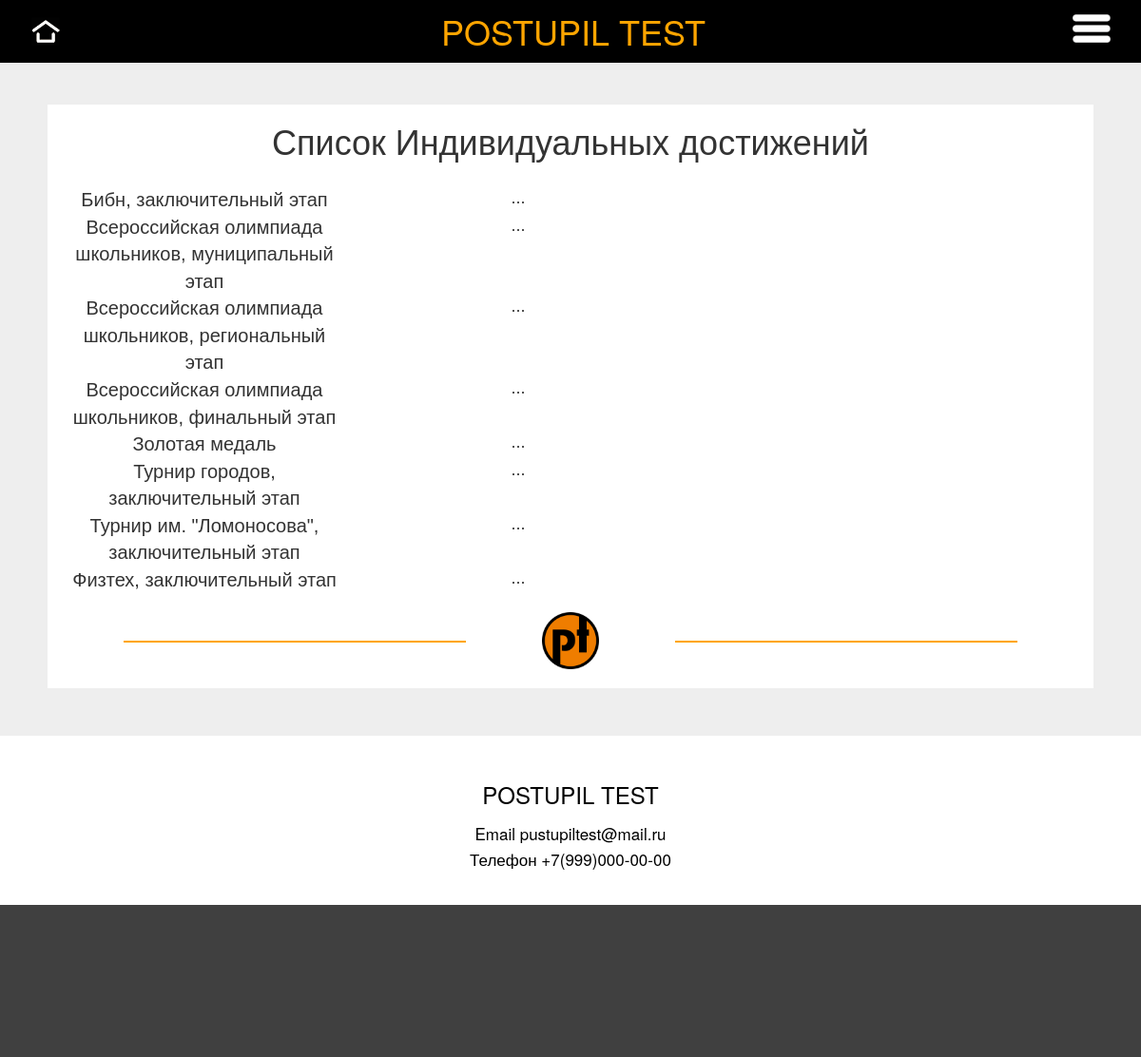
The page /ind_ach on the database its author committed.
### db.py (models this page shows)
class Individual_achivements(db.Model):
    id = db.Column(db.Integer, primary_key=True)
    name = db.Column(db.String(80), unique=False, nullable=False)
    descr = db.Column(db.String(1280), unique=False, nullable=True)

### flask_app.py (the view)
@app.route('/ind_ach')
def ind_ach():
    ind_achs = sorted(Individual_achivements.query.all(), key=lambda x: x.name)
    return render_template('ind_ach.html', ind_ach=ind_achs, id_req=0,
                           contacts=information_extractor_f(Data.query.filter_by(name="contacts").first().descr)[
                               0].split("\n"))

### little_functions.py (called while the page is built)
def information_extractor_f(name):
    text = open("static/text_data/" + name[:-4] + divider + name[-4:], "r").read()
    return text.split("\n/*/\n")

### templates/ind_ach.html (shortened to what this page needs)
{% extends "base.html" %}
{% block content %}
<div class="container-total">
    <div class="container-main">
        <h1 style="text-align:center;width:100%;padding:20px 0">Список Индивидуальных достижений</h1>
        {% for i in ind_ach %}
        <div style="display: flex">
            <p style="font-size:20px; margin: 0;text-align:center;width:30%;padding:0 15px;vertical-align: center">{{i.name}}</p>
            <p style="font-size:18px; margin: 0;text-align:center;width:30%;padding:0 15px;">{{i.descr}}</p>
        </div>
        {% endfor %}
        <div class="line-button" style="display: flex; padding: 20px 0; display: flex; width: auto">
            <div class="line" style="background: orange;margin: 0 auto; margin-top:30px; width: 30vw"></div>
            <img src="{{ url_for( 'static', filename='img/server/logo.png')}}" height=60 width=60/>
            <div class="line" style="background: orange;margin: 0 auto; margin-top:30px;  width: 30vw"></div>
        </div>
    </div>
</div>
{% endblock %}

### templates/base.html (shortened to what this page needs)
<!DOCTYPE html>
<html lang="en">
<head>
    <link href="{{ url_for( 'static', filename='css/style.css')}}?ver=67" rel="stylesheet">
    <link href="{{ url_for( 'static', filename='css/bootstrap.min.css')}}?ver=1" rel="stylesheet">
</head>
<body>
    <div class="header">
        <a class="home" href="/index_ds/{{id_req}}" style="margin:5px 5px 5px 20px"><img
            src="{{ url_for( 'static', filename='img/server/icon-home.png')}}" height=56 width=56/></a>
        <h1 style="color: orange;display:block;margin: 5px auto;align-self:center;padding-right:75px;max-width:60vw">POSTUPIL TEST</h1>
        <img class="menu_button" style="display:block;position:absolute;right:32px;margin-top:15px;cursor:pointer"
            src="{{ url_for( 'static', filename='img/server/menu1.png')}}" height=30
            width=40/>
    </div>
    {% block content %}{% endblock %}
    <footer>
        <div id="contacts" align="center" style="width: 100%;background-color: #fff;padding:30px 0">
            <h2 style="color: #000;">POSTUPIL TEST</h2>
            <h5 style="color: #000;padding-top: 10px;">{{contacts[0]}}</h5>
            <h5 style="color: #000;">{{contacts[1]}}</h5>
        </div>
        <div style="width: 100%;height: 20vh;background-color: #404040"></div>
    </footer>
</body>
</html>

### static/css/style.css (style rules this page uses)
body { background-color: #fff; }
h1 { margin-top: 30px; }
h1, h2, h3, h4 { color: #fff; font-family: 'Nobel', sans-serif; }
p { font-family: 'Nobel', sans-serif; font-size:14px; }
.header { background-color: #000; width:100%; position:fixed; top:0; display:flex; z-index:1; }
.container-total { background-color: #eee; width: 100%; padding: 50px; }
.container-main { background-color: #fff; width: 100%; height: max-content; z-index: 2; }
.line { display: inline-block; background-image: url('../img/server/line-pattern.png'); background-repeat: repeat-x;; height: 2px; width: 25%; }
footer { background-color: #1b1b1b; color: #999999; }

### templates/base.html (style rules this page uses)
body { padding-top: 40px; }

### rows shown on the page
Individual_achivements: name "Бибн, заключительный этап", descr "..."
Individual_achivements: name "Всероссийская олимпиада школьников, муниципальный этап", descr "..."
Individual_achivements: name "Всероссийская олимпиада школьников, региональный этап", descr "..."
Individual_achivements: name "Всероссийская олимпиада школьников, финальный этап", descr "..."
Individual_achivements: name "Золотая медаль", descr "..."
Individual_achivements: name "Турнир городов, заключительный этап", descr "..."
Individual_achivements: name "Турнир им. \"Ломоносова\", заключительный этап", descr "..."
Individual_achivements: name "Физтех, заключительный этап", descr "..."

### other values the page prints
{{ contacts[0] }} "Email pustupiltest@mail.ru"
{{ contacts[1] }} "Телефон +7(999)000-00-00"
